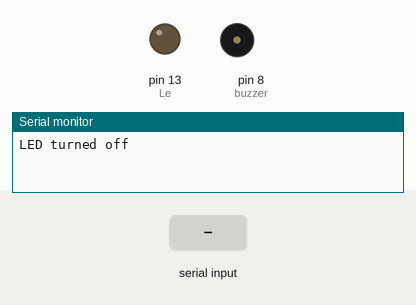
A sketch run on a simulated Arduino Uno, built with avr-gcc and run on an emulated ATmega328P. Parts: output pins drawn as LEDs (lit = HIGH), buzzer (waves = sounding, pin HIGH), the last lines printed to the serial monitor. The inputs (shaded band) are chosen by the test bench.

Above: at 1.2 s.
1.3 s: "h" received over Serial
At 2.9 s:
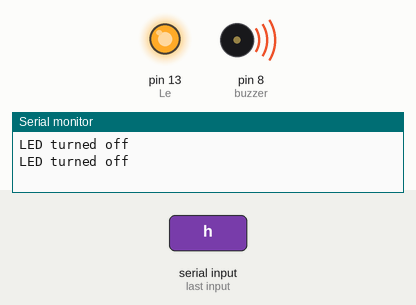
3.5 s: "1" received over Serial
At 4.4 s:
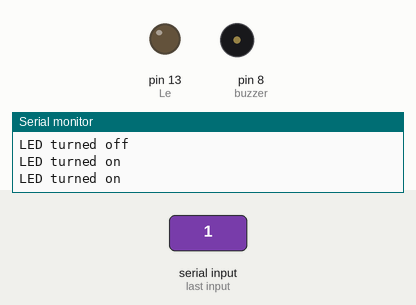
Timing chart, 0 to 6.5 s (numbered marks = the images above; inputs shaded):
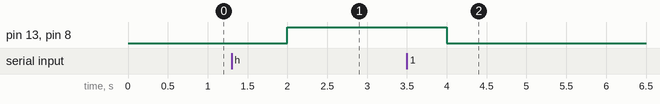

Measured:
- after the input at 1.3 s, pin 13 (Le), pin 8 (buzzer): LOW → HIGH after 0.70 s
- after the input at 3.5 s, pin 13 (Le), pin 8 (buzzer): HIGH → LOW after 0.50 s

The sketch:

early_fire.ino
```cpp
 //libraries
#include <Wire.h>


// Initializing Variables
int Le = 13; // led data pin
const int buzzer=8; // buzzer pin
char data;

void setup()
{
    Serial.begin(9700);
    pinMode(Le,OUTPUT);
    pinMode(buzzer, OUTPUT);
    // Setting the LED and buzzer Off when program is executed.
    digitalWrite(Le,LOW);
    digitalWrite(buzzer,LOW);
}

void loop()
{
  //Serial connection
  while(Serial.available())
  {
    data = Serial.read(); //Serial read
  }

  //Receiving data from camera through serial communication.
  if(data == 'h') //if recieved character is f then turning on the led and buzzer for early fire detection.
  {
    digitalWrite(Le,HIGH);        // turn the LED on (HIGH is the voltage level)
    digitalWrite(buzzer, HIGH);   // turn the LED on (HIGH is the voltage level)
    delay(1000);
    Serial.println("LED turned on");

  }

  else
  {                                 //if recieved character is not f then turning off the led and buzzer.
    digitalWrite(Le,LOW);        // turn the LED off (LOW is the voltage level)
    digitalWrite(buzzer, LOW);    // turn the LED off by making the voltage LOW
    delay(1000);
    Serial.println("LED turned off");
  }
}
```
